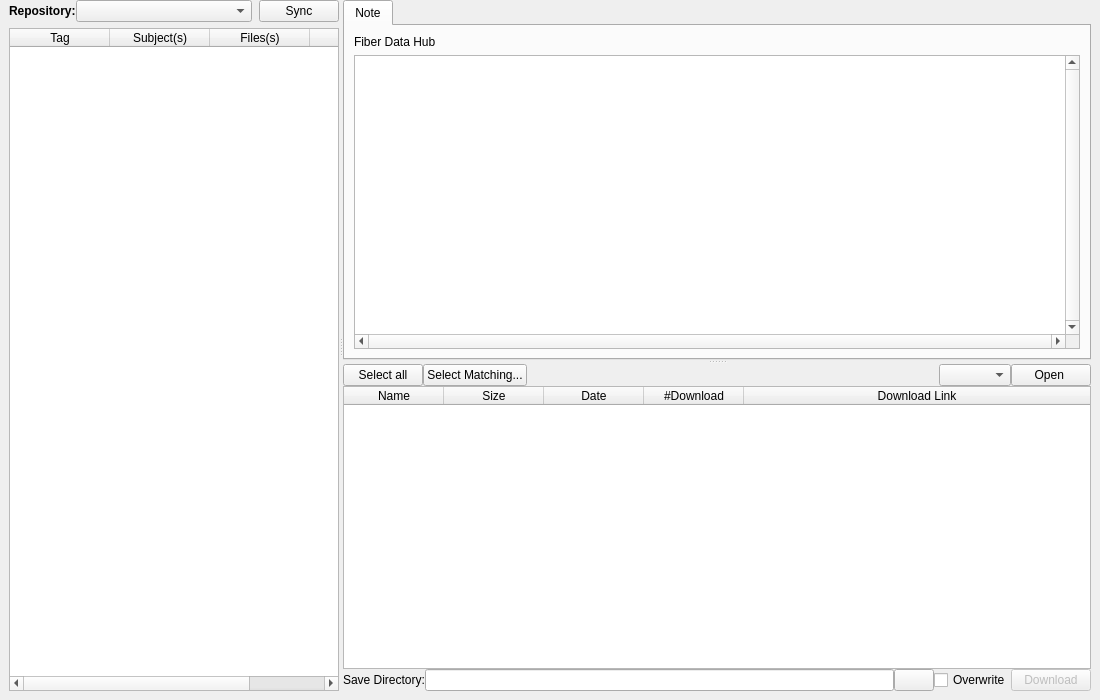
<?xml version="1.0" encoding="UTF-8"?>
<ui version="4.0">
 <class>FiberDataHub</class>
 <widget class="QMainWindow" name="FiberDataHub">
  <property name="geometry">
   <rect>
    <x>0</x>
    <y>0</y>
    <width>1100</width>
    <height>700</height>
   </rect>
  </property>
  <property name="windowTitle">
   <string>Fiber Data Hub</string>
  </property>
  <property name="windowIcon">
   <iconset resource="icons.qrc">
    <normaloff>:/icons/icons/atlas.xpm</normaloff>:/icons/icons/atlas.xpm</iconset>
  </property>
       <property name="styleSheet">
        <string notr="true">QMainWindow#FiberDataHub {
    color: #202124;
    background-color: #ffffff;
}
QMainWindow#FiberDataHub QPushButton {
    color: #202124;
    background-color: #f4f4f5;
    border: 1px solid #d9d9dc;
    border-radius: 7px;
    padding: 6px 10px;
}
QMainWindow#FiberDataHub QPushButton:hover {
    background-color: #e9e9eb;
    border-color: #c8c8cc;
}
QMainWindow#FiberDataHub QPushButton:pressed {
    background-color: #dddddf;
}
QMainWindow#FiberDataHub QComboBox,
QMainWindow#FiberDataHub QLineEdit {
    background-color: #ffffff;
    border: 1px solid #d9d9dc;
    border-radius: 7px;
    padding: 5px 8px;
}
QMainWindow#FiberDataHub QComboBox::drop-down {
    subcontrol-origin: border;
    subcontrol-position: top right;
    width: 24px;
    background-color: transparent;
    border: 0px;
}
QMainWindow#FiberDataHub QTableWidget {
    background-color: #ffffff;
    alternate-background-color: #fafafa;
    border: 1px solid #d9d9dc;
    border-radius: 7px;
    gridline-color: #ececef;
    selection-background-color: #e5e5e7;
    selection-color: #202124;
}
QMainWindow#FiberDataHub QHeaderView::section {
    color: #202124;
    background-color: #f4f4f5;
    border: 0px;
    border-right: 1px solid #e2e2e5;
    border-bottom: 1px solid #d9d9dc;
    padding: 2px 6px;
    font-weight: bold;
}
QTextBrowser#github_note {
    background-color: #ffffff;
    border: 1px solid #d9d9dc;
    border-radius: 7px;
    padding: 12px;
}
QMainWindow#FiberDataHub QTabWidget::pane {
    border: 1px solid #d9d9dc;
    border-radius: 7px;
}
QMainWindow#FiberDataHub QTabBar::tab {
    background-color: #f4f4f5;
    border: 1px solid #d9d9dc;
    border-bottom: 0px;
    border-top-left-radius: 6px;
    border-top-right-radius: 6px;
    padding: 6px 12px;
}
QMainWindow#FiberDataHub QTabBar::tab:selected {
    background-color: #ffffff;
}
QLabel#github_repo_title {
    color: #202124;
    font-weight: bold;
}
QPushButton#github_open_file,
QPushButton#github_download {
    color: #ffffff;
    background-color: #2f2f2f;
    border-color: #2f2f2f;
    font-weight: bold;
}
QPushButton#github_open_file:hover,
QPushButton#github_download:hover {
    background-color: #171717;
    border-color: #171717;
}
QMainWindow#FiberDataHub QPushButton:disabled {
    color: #8a8a8f;
    background-color: #ececef;
    border-color: #dddddf;
}
QMainWindow#FiberDataHub QScrollBar:vertical {
    background-color: transparent;
    border: 0px;
    width: 10px;
    margin: 2px;
}
QMainWindow#FiberDataHub QScrollBar:horizontal {
    background-color: transparent;
    border: 0px;
    height: 10px;
    margin: 2px;
}
QMainWindow#FiberDataHub QScrollBar::handle {
    background-color: #c7c7cc;
    border: 0px;
    border-radius: 4px;
}
QMainWindow#FiberDataHub QScrollBar::handle:vertical {
    min-height: 24px;
}
QMainWindow#FiberDataHub QScrollBar::handle:horizontal {
    min-width: 24px;
}
QMainWindow#FiberDataHub QScrollBar::handle:hover {
    background-color: #a9a9af;
}
QMainWindow#FiberDataHub QScrollBar::add-line:vertical,
QMainWindow#FiberDataHub QScrollBar::sub-line:vertical {
    height: 0px;
}
QMainWindow#FiberDataHub QScrollBar::add-line:horizontal,
QMainWindow#FiberDataHub QScrollBar::sub-line:horizontal {
    width: 0px;
}
QMainWindow#FiberDataHub QScrollBar::add-page,
QMainWindow#FiberDataHub QScrollBar::sub-page {
    background-color: transparent;
    border: 0px;
}</string>
       </property>
  <widget class="QWidget" name="centralwidget">
       <layout class="QHBoxLayout" name="horizontalLayout">
        <property name="topMargin">
         <number>0</number>
        </property>
        <item>
         <widget class="QSplitter" name="splitter">
          <property name="orientation">
           <enum>Qt::Horizontal</enum>
          </property>
          <property name="childrenCollapsible">
           <bool>false</bool>
          </property>
          <widget class="QWidget" name="widget_9" native="true">
           <property name="sizePolicy">
            <sizepolicy hsizetype="Expanding" vsizetype="Preferred">
             <horstretch>2</horstretch>
             <verstretch>0</verstretch>
            </sizepolicy>
           </property>
           <property name="minimumSize">
            <size>
             <width>280</width>
             <height>0</height>
            </size>
           </property>
           <layout class="QVBoxLayout" name="verticalLayout_11">
            <item>
             <layout class="QHBoxLayout" name="horizontalLayout_3">
              <property name="spacing">
               <number>0</number>
              </property>
              <property name="topMargin">
               <number>0</number>
              </property>
              <item>
               <widget class="QLabel" name="label_6">
                <property name="font">
                 <font>
                  <bold>true</bold>
                 </font>
                </property>
                <property name="text">
                 <string>Repository:</string>
                </property>
               </widget>
              </item>
              <item>
               <widget class="QComboBox" name="github_repo">
                <property name="sizePolicy">
                 <sizepolicy hsizetype="Expanding" vsizetype="Fixed">
                  <horstretch>0</horstretch>
                  <verstretch>0</verstretch>
                 </sizepolicy>
                </property>
               </widget>
              </item>
              <item>
               <widget class="QLabel" name="tag_date">
                <property name="text">
                 <string/>
                </property>
               </widget>
              </item>
              <item>
               <widget class="QPushButton" name="load_tags">
                <property name="maximumSize">
                 <size>
                  <width>16777215</width>
                  <height>16777215</height>
                 </size>
                </property>
                <property name="text">
                 <string>Sync</string>
                </property>
                <property name="icon">
                 <iconset resource="icons.qrc">
                  <normaloff>:/icons/icons/rotate.xpm</normaloff>:/icons/icons/rotate.xpm</iconset>
                </property>
               </widget>
              </item>
             </layout>
            </item>
            <item>
             <widget class="QTableWidget" name="github_tags">
              <property name="sizePolicy">
               <sizepolicy hsizetype="Preferred" vsizetype="Expanding">
                <horstretch>0</horstretch>
                <verstretch>0</verstretch>
               </sizepolicy>
              </property>
              <property name="horizontalScrollBarPolicy">
               <enum>Qt::ScrollBarAsNeeded</enum>
              </property>
              <property name="editTriggers">
               <set>QAbstractItemView::NoEditTriggers</set>
              </property>
              <property name="selectionMode">
               <enum>QAbstractItemView::SingleSelection</enum>
              </property>
              <property name="selectionBehavior">
               <enum>QAbstractItemView::SelectRows</enum>
              </property>
              <property name="horizontalScrollMode">
               <enum>QAbstractItemView::ScrollPerItem</enum>
              </property>
              <property name="sortingEnabled">
               <bool>true</bool>
              </property>
              <attribute name="horizontalHeaderStretchLastSection">
               <bool>true</bool>
              </attribute>
              <attribute name="verticalHeaderMinimumSectionSize">
               <number>18</number>
              </attribute>
              <attribute name="verticalHeaderDefaultSectionSize">
               <number>20</number>
              </attribute>
              <column>
               <property name="text">
                <string>Tag</string>
               </property>
              </column>
              <column>
               <property name="text">
                <string>Subject(s)</string>
               </property>
              </column>
              <column>
               <property name="text">
                <string>Files(s)</string>
               </property>
              </column>
              <column>
               <property name="text">
                <string>Title</string>
               </property>
              </column>
             </widget>
            </item>
           </layout>
          </widget>
          <widget class="QWidget" name="widget_10" native="true">
           <property name="sizePolicy">
            <sizepolicy hsizetype="Expanding" vsizetype="Preferred">
             <horstretch>3</horstretch>
             <verstretch>0</verstretch>
            </sizepolicy>
           </property>
           <layout class="QVBoxLayout" name="verticalLayout_15">
            <item>
             <widget class="QSplitter" name="splitter_2">
              <property name="orientation">
               <enum>Qt::Vertical</enum>
              </property>
              <widget class="QWidget" name="widget_11" native="true">
               <layout class="QVBoxLayout" name="verticalLayout_12">
                <property name="spacing">
                 <number>0</number>
                </property>
                <property name="leftMargin">
                 <number>0</number>
                </property>
                <property name="topMargin">
                 <number>0</number>
                </property>
                <property name="rightMargin">
                 <number>0</number>
                </property>
                <property name="bottomMargin">
                 <number>0</number>
                </property>
                <item>
                 <widget class="QTabWidget" name="github_release_note">
                  <property name="currentIndex">
                   <number>0</number>
                  </property>
                  <widget class="QWidget" name="tab_7">
                   <attribute name="title">
                    <string>Note</string>
                   </attribute>
                   <layout class="QVBoxLayout" name="verticalLayout_14">
                    <item>
                     <widget class="QLabel" name="github_repo_title">
                      <property name="text">
                       <string>Fiber Data Hub</string>
                      </property>
                      <property name="wordWrap">
                       <bool>true</bool>
                      </property>
                     </widget>
                    </item>
                    <item>
                     <widget class="QTextBrowser" name="github_note">
                      <property name="verticalScrollBarPolicy">
                       <enum>Qt::ScrollBarAlwaysOn</enum>
                      </property>
                      <property name="horizontalScrollBarPolicy">
                       <enum>Qt::ScrollBarAlwaysOn</enum>
                      </property>
                      <property name="lineWrapMode">
                       <enum>QTextEdit::WidgetWidth</enum>
                      </property>
                      <property name="markdown">
                       <string/>
                      </property>
                      <property name="html">
                       <string>&lt;!DOCTYPE HTML PUBLIC &quot;-//W3C//DTD HTML 4.0//EN&quot; &quot;http://www.w3.org/TR/REC-html40/strict.dtd&quot;&gt;
&lt;html&gt;&lt;head&gt;&lt;meta name=&quot;qrichtext&quot; content=&quot;1&quot; /&gt;&lt;meta charset=&quot;utf-8&quot; /&gt;&lt;style type=&quot;text/css&quot;&gt;
p, li { white-space: pre-wrap; }
&lt;/style&gt;&lt;/head&gt;&lt;body&gt;
&lt;p style=&quot;-qt-paragraph-type:empty; margin-top:0px; margin-bottom:0px; margin-left:0px; margin-right:0px; -qt-block-indent:0; text-indent:0px;&quot;&gt;&lt;br /&gt;&lt;/p&gt;&lt;/body&gt;&lt;/html&gt;</string>
                      </property>
                      <property name="openExternalLinks">
                       <bool>true</bool>
                      </property>
                     </widget>
                    </item>
                   </layout>
                  </widget>
                 </widget>
                </item>
               </layout>
              </widget>
              <widget class="QWidget" name="widget_12" native="true">
               <layout class="QVBoxLayout" name="verticalLayout_13">
                <property name="spacing">
                 <number>0</number>
                </property>
                <property name="leftMargin">
                 <number>0</number>
                </property>
                <property name="topMargin">
                 <number>0</number>
                </property>
                <property name="rightMargin">
                 <number>0</number>
                </property>
                <property name="bottomMargin">
                 <number>0</number>
                </property>
                <item>
                 <layout class="QHBoxLayout" name="horizontalLayout_5">
                  <property name="spacing">
                   <number>0</number>
                  </property>
                  <property name="topMargin">
                   <number>0</number>
                  </property>
                  <item>
                   <widget class="QPushButton" name="github_select_all">
                    <property name="text">
                     <string>Select all</string>
                    </property>
                   </widget>
                  </item>
                  <item>
                   <widget class="QPushButton" name="github_select_matching">
                    <property name="enabled">
                     <bool>true</bool>
                    </property>
                    <property name="text">
                     <string>Select Matching...</string>
                    </property>
                   </widget>
                  </item>
                  <item>
                   <spacer name="horizontalSpacer">
                    <property name="orientation">
                     <enum>Qt::Horizontal</enum>
                    </property>
                    <property name="sizeHint" stdset="0">
                     <size>
                      <width>40</width>
                      <height>20</height>
                     </size>
                    </property>
                   </spacer>
                  </item>
                  <item>
                   <widget class="QLabel" name="file_count">
                    <property name="styleSheet">
                     <string notr="true"/>
                    </property>
                    <property name="text">
                     <string/>
                    </property>
                   </widget>
                  </item>
                  <item>
                   <widget class="QComboBox" name="github_open_file_mode"/>
                  </item>
                  <item>
                   <widget class="QPushButton" name="github_open_file">
                    <property name="text">
                     <string>Open </string>
                    </property>
                    <property name="icon">
                     <iconset resource="icons.qrc">
                      <normaloff>:/icons/icons/run.xpm</normaloff>:/icons/icons/run.xpm</iconset>
                    </property>
                   </widget>
                  </item>
                 </layout>
                </item>
                <item>
                 <widget class="QTableWidget" name="github_release_files">
                  <property name="sizePolicy">
                   <sizepolicy hsizetype="Preferred" vsizetype="Expanding">
                    <horstretch>0</horstretch>
                    <verstretch>0</verstretch>
                   </sizepolicy>
                  </property>
                  <property name="toolTip">
                   <string>Double click to download and open</string>
                  </property>
                  <property name="editTriggers">
                   <set>QAbstractItemView::AnyKeyPressed|QAbstractItemView::DoubleClicked|QAbstractItemView::EditKeyPressed|QAbstractItemView::SelectedClicked</set>
                  </property>
                  <property name="alternatingRowColors">
                   <bool>true</bool>
                  </property>
                  <property name="selectionBehavior">
                   <enum>QAbstractItemView::SelectRows</enum>
                  </property>
                  <property name="sortingEnabled">
                   <bool>true</bool>
                  </property>
                  <attribute name="horizontalHeaderStretchLastSection">
                   <bool>true</bool>
                  </attribute>
                  <column>
                   <property name="text">
                    <string>Name</string>
                   </property>
                  </column>
                  <column>
                   <property name="text">
                    <string>Size</string>
                   </property>
                  </column>
                  <column>
                   <property name="text">
                    <string>Date</string>
                   </property>
                  </column>
                  <column>
                   <property name="text">
                    <string>#Download</string>
                   </property>
                  </column>
                  <column>
                   <property name="text">
                    <string>Download Link</string>
                   </property>
                  </column>
                 </widget>
                </item>
                <item>
                 <layout class="QHBoxLayout" name="horizontalLayout_4">
                  <property name="spacing">
                   <number>0</number>
                  </property>
                  <item>
                   <widget class="QLabel" name="label_42">
                    <property name="text">
                     <string>Save Directory:</string>
                    </property>
                   </widget>
                  </item>
                  <item>
                   <widget class="QLineEdit" name="download_dir"/>
                  </item>
                  <item>
                   <widget class="QPushButton" name="browseDownloadDir">
                    <property name="text">
                     <string/>
                    </property>
                    <property name="icon">
                     <iconset resource="icons.qrc">
                      <normaloff>:/icons/icons/open.xpm</normaloff>:/icons/icons/open.xpm</iconset>
                    </property>
                   </widget>
                  </item>
                  <item>
                   <widget class="QCheckBox" name="download_overwrite">
                    <property name="text">
                     <string>Overwrite</string>
                    </property>
                    <property name="checked">
                     <bool>false</bool>
                    </property>
                   </widget>
                  </item>
                  <item>
                   <widget class="QPushButton" name="github_download">
                    <property name="enabled">
                     <bool>false</bool>
                    </property>
                    <property name="text">
                     <string>Download</string>
                    </property>
                    <property name="icon">
                     <iconset resource="icons.qrc">
                      <normaloff>:/icons/icons/down.xpm</normaloff>:/icons/icons/down.xpm</iconset>
                    </property>
                   </widget>
                  </item>
                 </layout>
                </item>
               </layout>
              </widget>
             </widget>
            </item>
           </layout>
          </widget>
         </widget>
        </item>
       </layout>
  </widget>
 </widget>
 <resources>
  <include location="icons.qrc"/>
 </resources>
 <connections/>
</ui>
